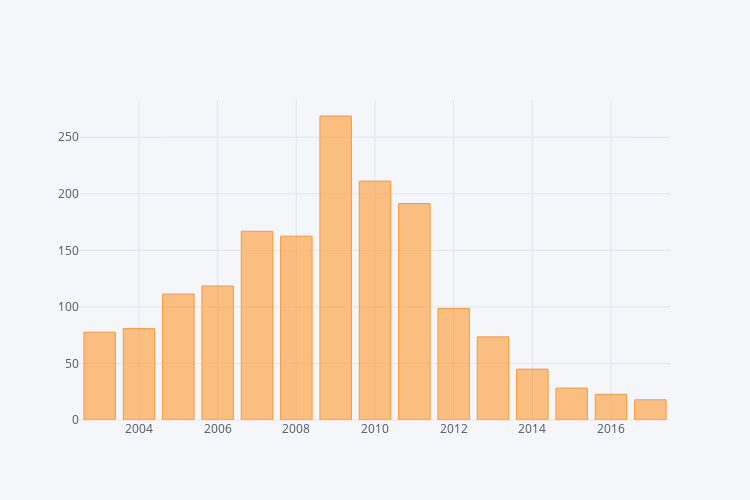

Here is the notebook cell this chart was saved with:
### Markdown cell above
## Commits/Committer per Year

### Code cell
c = committers_per_year.to_frame(name='committers').join(commits_per_year.to_frame(name='commits'))
c['commits_per_committer'] = c['commits']/c['committers']
iplot(c.loc[:, 'commits_per_committer'].iplot(asFigure=True, dimensions=(750, 500), kind="bar"))

### Figure 1 — Plotly figure (JSON) as saved in the notebook; plotly's stock layout.template omitted (floating-point values rounded to 4 significant figures)
{"data": [{"marker": {"color": "rgba(255, 153, 51, 0.6)", "line": {"color": "rgba(255, 153, 51, 1.0)", "width": 1}}, "name": "commits_per_committer", "orientation": "v", "text": "", "type": "bar", "x": [2003, 2004, 2005, 2006, 2007, 2008, 2009, 2010, 2011, 2012, 2013, 2014, 2015, 2016, 2017], "y": [77.67, 80.83, 111.4, 118.5, 166.9, 162.6, 268.8, 211.2, 191.4, 98.66, 73.51, 45.0, 28.21, 22.74, 17.85]}], "layout": {"height": 500, "legend": {"bgcolor": "#F5F6F9", "font": {"color": "#4D5663"}}, "paper_bgcolor": "#F5F6F9", "plot_bgcolor": "#F5F6F9", "titlefont": {"color": "#4D5663"}, "width": 750, "xaxis1": {"gridcolor": "#E1E5ED", "showgrid": true, "tickfont": {"color": "#4D5663"}, "title": "", "titlefont": {"color": "#4D5663"}, "zerolinecolor": "#E1E5ED"}, "yaxis1": {"gridcolor": "#E1E5ED", "showgrid": true, "tickfont": {"color": "#4D5663"}, "title": "", "titlefont": {"color": "#4D5663"}, "zerolinecolor": "#E1E5ED"}}}
